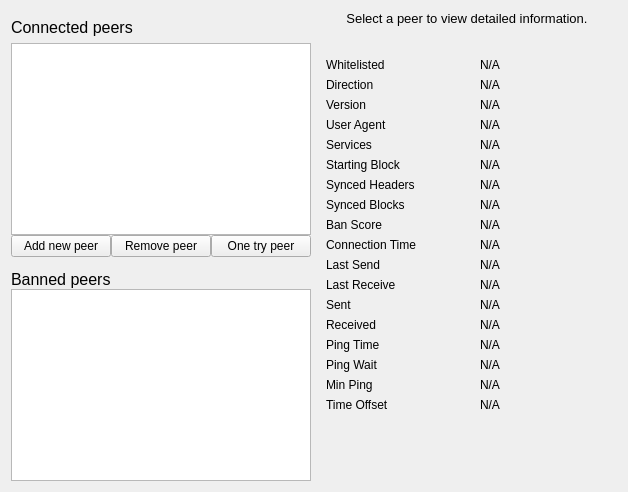
          <widget class="QWidget" name="tab_peers">
            <attribute name="title">
              <string>&amp;Peers</string>
            </attribute>
            <layout class="QGridLayout" name="gridLayout_2">
              <item row="0" column="0" rowspan="2">
                <layout class="QVBoxLayout" name="verticalLayout_101">
                  <property name="spacing">
                    <number>0</number>
                  </property>
                  <item>
                    <widget class="QLabel" name="peerlistHeading">
                      <property name="minimumSize">
                        <size>
                          <width>300</width>
                          <height>32</height>
                        </size>
                      </property>
                      <property name="maximumSize">
                        <size>
                          <width>16777215</width>
                          <height>32</height>
                        </size>
                      </property>
                      <property name="font">
                        <font>
                          <pointsize>12</pointsize>
                        </font>
                      </property>
                      <property name="cursor">
                        <cursorShape>IBeamCursor</cursorShape>
                      </property>
                      <property name="text">
                        <string>Connected peers</string>
                      </property>
                    </widget>
                  </item>
                  <item>
                    <widget class="QTableView" name="peerWidget">
                      <property name="horizontalScrollBarPolicy">
                        <enum>Qt::ScrollBarAsNeeded</enum>
                      </property>
                      <property name="tabKeyNavigation">
                        <bool>false</bool>
                      </property>
                      <property name="sortingEnabled">
                        <bool>true</bool>
                      </property>
                      <attribute name="horizontalHeaderHighlightSections">
                        <bool>false</bool>
                      </attribute>
                    </widget>
                  </item>
                  <item>
                    <layout class="QHBoxLayout" name="horizontalLayout_6">
                      <property name="leftMargin">
                        <number>0</number>
                      </property>
                      <property name="topMargin">
                        <number>0</number>
                      </property>
                      <item>
                        <widget class="QPushButton" name="peerAdd">
                          <property name="cursor">
                            <cursorShape>PointingHandCursor</cursorShape>
                          </property>
                          <property name="text">
                            <string>Add new peer</string>
                          </property>
                        </widget>
                      </item>
                      <item>
                        <widget class="QPushButton" name="peerRemove">
                          <property name="cursor">
                            <cursorShape>PointingHandCursor</cursorShape>
                          </property>
                          <property name="text">
                            <string>Remove peer</string>
                          </property>
                        </widget>
                      </item>
                      <item>
                        <widget class="QPushButton" name="peerTest">
                          <property name="cursor">
                            <cursorShape>PointingHandCursor</cursorShape>
                          </property>
                          <property name="text">
                            <string>One try peer</string>
                          </property>
                        </widget>
                      </item>
                    </layout>
                  </item>
                  <item>
                    <widget class="QLabel" name="banHeading">
                      <property name="sizePolicy">
                        <sizepolicy hsizetype="Preferred" vsizetype="Minimum">
                          <horstretch>0</horstretch>
                          <verstretch>0</verstretch>
                        </sizepolicy>
                      </property>
                      <property name="minimumSize">
                        <size>
                          <width>300</width>
                          <height>32</height>
                        </size>
                      </property>
                      <property name="maximumSize">
                        <size>
                          <width>16777215</width>
                          <height>32</height>
                        </size>
                      </property>
                      <property name="font">
                        <font>
                          <pointsize>12</pointsize>
                        </font>
                      </property>
                      <property name="cursor">
                        <cursorShape>IBeamCursor</cursorShape>
                      </property>
                      <property name="text">
                        <string>Banned peers</string>
                      </property>
                      <property name="alignment">
                        <set>Qt::AlignBottom|Qt::AlignLeading|Qt::AlignLeft</set>
                      </property>
                      <property name="wordWrap">
                        <bool>true</bool>
                      </property>
                      <property name="textInteractionFlags">
                        <set>Qt::NoTextInteraction</set>
                      </property>
                    </widget>
                  </item>
                  <item>
                    <widget class="QTableView" name="banlistWidget">
                      <property name="sizePolicy">
                        <sizepolicy hsizetype="Expanding" vsizetype="Expanding">
                          <horstretch>0</horstretch>
                          <verstretch>0</verstretch>
                        </sizepolicy>
                      </property>
                      <property name="horizontalScrollBarPolicy">
                        <enum>Qt::ScrollBarAsNeeded</enum>
                      </property>
                      <property name="tabKeyNavigation">
                        <bool>false</bool>
                      </property>
                      <property name="sortingEnabled">
                        <bool>true</bool>
                      </property>
                      <attribute name="horizontalHeaderHighlightSections">
                        <bool>false</bool>
                      </attribute>
                    </widget>
                  </item>
                </layout>
              </item>
              <item row="0" column="1">
                <widget class="QLabel" name="peerHeading">
                  <property name="sizePolicy">
                    <sizepolicy hsizetype="Preferred" vsizetype="Minimum">
                      <horstretch>0</horstretch>
                      <verstretch>0</verstretch>
                    </sizepolicy>
                  </property>
                  <property name="minimumSize">
                    <size>
                      <width>300</width>
                      <height>32</height>
                    </size>
                  </property>
                  <property name="font">
                    <font>
                      <pointsize>10</pointsize>
                    </font>
                  </property>
                  <property name="cursor">
                    <cursorShape>IBeamCursor</cursorShape>
                  </property>
                  <property name="text">
                    <string>Select a peer to view detailed information.</string>
                  </property>
                  <property name="alignment">
                    <set>Qt::AlignHCenter|Qt::AlignTop</set>
                  </property>
                  <property name="wordWrap">
                    <bool>true</bool>
                  </property>
                  <property name="textInteractionFlags">
                    <set>Qt::LinksAccessibleByMouse|Qt::TextSelectableByKeyboard|Qt::TextSelectableByMouse</set>
                  </property>
                </widget>
              </item>
              <item row="1" column="1">
                <widget class="QWidget" name="detailWidget" native="true">
                  <property name="minimumSize">
                    <size>
                      <width>300</width>
                      <height>0</height>
                    </size>
                  </property>
                  <layout class="QGridLayout" name="gridLayout_3">
                    <item row="0" column="0">
                      <widget class="QLabel" name="label_30">
                        <property name="text">
                          <string>Whitelisted</string>
                        </property>
                      </widget>
                    </item>
                    <item row="0" column="2">
                      <widget class="QLabel" name="peerWhitelisted">
                        <property name="cursor">
                          <cursorShape>IBeamCursor</cursorShape>
                        </property>
                        <property name="text">
                          <string>N/A</string>
                        </property>
                        <property name="textFormat">
                          <enum>Qt::PlainText</enum>
                        </property>
                        <property name="textInteractionFlags">
                          <set>Qt::LinksAccessibleByMouse|Qt::TextSelectableByKeyboard|Qt::TextSelectableByMouse</set>
                        </property>
                      </widget>
                    </item>
                    <item row="1" column="0">
                      <widget class="QLabel" name="label_23">
                        <property name="text">
                          <string>Direction</string>
                        </property>
                      </widget>
                    </item>
                    <item row="1" column="2">
                      <widget class="QLabel" name="peerDirection">
                        <property name="cursor">
                          <cursorShape>IBeamCursor</cursorShape>
                        </property>
                        <property name="text">
                          <string>N/A</string>
                        </property>
                        <property name="textFormat">
                          <enum>Qt::PlainText</enum>
                        </property>
                        <property name="textInteractionFlags">
                          <set>Qt::LinksAccessibleByMouse|Qt::TextSelectableByKeyboard|Qt::TextSelectableByMouse</set>
                        </property>
                      </widget>
                    </item>
                    <item row="2" column="0">
                      <widget class="QLabel" name="label_21">
                        <property name="text">
                          <string>Version</string>
                        </property>
                      </widget>
                    </item>
                    <item row="2" column="2">
                      <widget class="QLabel" name="peerVersion">
                        <property name="cursor">
                          <cursorShape>IBeamCursor</cursorShape>
                        </property>
                        <property name="text">
                          <string>N/A</string>
                        </property>
                        <property name="textFormat">
                          <enum>Qt::PlainText</enum>
                        </property>
                        <property name="textInteractionFlags">
                          <set>Qt::LinksAccessibleByMouse|Qt::TextSelectableByKeyboard|Qt::TextSelectableByMouse</set>
                        </property>
                      </widget>
                    </item>
                    <item row="3" column="0">
                      <widget class="QLabel" name="label_28">
                        <property name="text">
                          <string>User Agent</string>
                        </property>
                      </widget>
                    </item>
                    <item row="3" column="2">
                      <widget class="QLabel" name="peerSubversion">
                        <property name="cursor">
                          <cursorShape>IBeamCursor</cursorShape>
                        </property>
                        <property name="text">
                          <string>N/A</string>
                        </property>
                        <property name="textFormat">
                          <enum>Qt::PlainText</enum>
                        </property>
                        <property name="textInteractionFlags">
                          <set>Qt::LinksAccessibleByMouse|Qt::TextSelectableByKeyboard|Qt::TextSelectableByMouse</set>
                        </property>
                      </widget>
                    </item>
                    <item row="4" column="0">
                      <widget class="QLabel" name="label_4">
                        <property name="text">
                          <string>Services</string>
                        </property>
                      </widget>
                    </item>
                    <item row="4" column="2">
                      <widget class="QLabel" name="peerServices">
                        <property name="cursor">
                          <cursorShape>IBeamCursor</cursorShape>
                        </property>
                        <property name="text">
                          <string>N/A</string>
                        </property>
                        <property name="textFormat">
                          <enum>Qt::PlainText</enum>
                        </property>
                        <property name="textInteractionFlags">
                          <set>Qt::LinksAccessibleByMouse|Qt::TextSelectableByKeyboard|Qt::TextSelectableByMouse</set>
                        </property>
                      </widget>
                    </item>
                    <item row="5" column="0">
                      <widget class="QLabel" name="label_29">
                        <property name="text">
                          <string>Starting Block</string>
                        </property>
                      </widget>
                    </item>
                    <item row="5" column="2">
                      <widget class="QLabel" name="peerHeight">
                        <property name="cursor">
                          <cursorShape>IBeamCursor</cursorShape>
                        </property>
                        <property name="text">
                          <string>N/A</string>
                        </property>
                        <property name="textFormat">
                          <enum>Qt::PlainText</enum>
                        </property>
                        <property name="textInteractionFlags">
                          <set>Qt::LinksAccessibleByMouse|Qt::TextSelectableByKeyboard|Qt::TextSelectableByMouse</set>
                        </property>
                      </widget>
                    </item>
                    <item row="6" column="0">
                      <widget class="QLabel" name="label_27">
                        <property name="text">
                          <string>Synced Headers</string>
                        </property>
                      </widget>
                    </item>
                    <item row="6" column="2">
                      <widget class="QLabel" name="peerSyncHeight">
                        <property name="cursor">
                          <cursorShape>IBeamCursor</cursorShape>
                        </property>
                        <property name="text">
                          <string>N/A</string>
                        </property>
                        <property name="textFormat">
                          <enum>Qt::PlainText</enum>
                        </property>
                        <property name="textInteractionFlags">
                          <set>Qt::LinksAccessibleByMouse|Qt::TextSelectableByKeyboard|Qt::TextSelectableByMouse</set>
                        </property>
                      </widget>
                    </item>
                    <item row="7" column="0">
                      <widget class="QLabel" name="label_25">
                        <property name="text">
                          <string>Synced Blocks</string>
                        </property>
                      </widget>
                    </item>
                    <item row="7" column="2">
                      <widget class="QLabel" name="peerCommonHeight">
                        <property name="cursor">
                          <cursorShape>IBeamCursor</cursorShape>
                        </property>
                        <property name="text">
                          <string>N/A</string>
                        </property>
                        <property name="textFormat">
                          <enum>Qt::PlainText</enum>
                        </property>
                        <property name="textInteractionFlags">
                          <set>Qt::LinksAccessibleByMouse|Qt::TextSelectableByKeyboard|Qt::TextSelectableByMouse</set>
                        </property>
                      </widget>
                    </item>
                    <item row="8" column="0">
                      <widget class="QLabel" name="label_24">
                        <property name="text">
                          <string>Ban Score</string>
                        </property>
                      </widget>
                    </item>
                    <item row="8" column="2">
                      <widget class="QLabel" name="peerBanScore">
                        <property name="cursor">
                          <cursorShape>IBeamCursor</cursorShape>
                        </property>
                        <property name="text">
                          <string>N/A</string>
                        </property>
                        <property name="textFormat">
                          <enum>Qt::PlainText</enum>
                        </property>
                        <property name="textInteractionFlags">
                          <set>Qt::LinksAccessibleByMouse|Qt::TextSelectableByKeyboard|Qt::TextSelectableByMouse</set>
                        </property>
                      </widget>
                    </item>
                    <item row="9" column="0">
                      <widget class="QLabel" name="label_22">
                        <property name="text">
                          <string>Connection Time</string>
                        </property>
                      </widget>
                    </item>
                    <item row="9" column="2">
                      <widget class="QLabel" name="peerConnTime">
                        <property name="cursor">
                          <cursorShape>IBeamCursor</cursorShape>
                        </property>
                        <property name="text">
                          <string>N/A</string>
                        </property>
                        <property name="textFormat">
                          <enum>Qt::PlainText</enum>
                        </property>
                        <property name="textInteractionFlags">
                          <set>Qt::LinksAccessibleByMouse|Qt::TextSelectableByKeyboard|Qt::TextSelectableByMouse</set>
                        </property>
                      </widget>
                    </item>
                    <item row="10" column="0">
                      <widget class="QLabel" name="label_15">
                        <property name="text">
                          <string>Last Send</string>
                        </property>
                      </widget>
                    </item>
                    <item row="10" column="2">
                      <widget class="QLabel" name="peerLastSend">
                        <property name="cursor">
                          <cursorShape>IBeamCursor</cursorShape>
                        </property>
                        <property name="text">
                          <string>N/A</string>
                        </property>
                        <property name="textFormat">
                          <enum>Qt::PlainText</enum>
                        </property>
                        <property name="textInteractionFlags">
                          <set>Qt::LinksAccessibleByMouse|Qt::TextSelectableByKeyboard|Qt::TextSelectableByMouse</set>
                        </property>
                      </widget>
                    </item>
                    <item row="11" column="0">
                      <widget class="QLabel" name="label_19">
                        <property name="text">
                          <string>Last Receive</string>
                        </property>
                      </widget>
                    </item>
                    <item row="11" column="2">
                      <widget class="QLabel" name="peerLastRecv">
                        <property name="cursor">
                          <cursorShape>IBeamCursor</cursorShape>
                        </property>
                        <property name="text">
                          <string>N/A</string>
                        </property>
                        <property name="textFormat">
                          <enum>Qt::PlainText</enum>
                        </property>
                        <property name="textInteractionFlags">
                          <set>Qt::LinksAccessibleByMouse|Qt::TextSelectableByKeyboard|Qt::TextSelectableByMouse</set>
                        </property>
                      </widget>
                    </item>
                    <item row="12" column="0">
                      <widget class="QLabel" name="label_18">
                        <property name="text">
                          <string>Sent</string>
                        </property>
                      </widget>
                    </item>
                    <item row="12" column="2">
                      <widget class="QLabel" name="peerBytesSent">
                        <property name="cursor">
                          <cursorShape>IBeamCursor</cursorShape>
                        </property>
                        <property name="text">
                          <string>N/A</string>
                        </property>
                        <property name="textFormat">
                          <enum>Qt::PlainText</enum>
                        </property>
                        <property name="textInteractionFlags">
                          <set>Qt::LinksAccessibleByMouse|Qt::TextSelectableByKeyboard|Qt::TextSelectableByMouse</set>
                        </property>
                      </widget>
                    </item>
                    <item row="13" column="0">
                      <widget class="QLabel" name="label_20">
                        <property name="text">
                          <string>Received</string>
                        </property>
                      </widget>
                    </item>
                    <item row="13" column="2">
                      <widget class="QLabel" name="peerBytesRecv">
                        <property name="cursor">
                          <cursorShape>IBeamCursor</cursorShape>
                        </property>
                        <property name="text">
                          <string>N/A</string>
                        </property>
                        <property name="textFormat">
                          <enum>Qt::PlainText</enum>
                        </property>
                        <property name="textInteractionFlags">
                          <set>Qt::LinksAccessibleByMouse|Qt::TextSelectableByKeyboard|Qt::TextSelectableByMouse</set>
                        </property>
                      </widget>
                    </item>
                    <item row="14" column="0">
                      <widget class="QLabel" name="label_26">
                        <property name="text">
                          <string>Ping Time</string>
                        </property>
                      </widget>
                    </item>
                    <item row="14" column="2">
                      <widget class="QLabel" name="peerPingTime">
                        <property name="cursor">
                          <cursorShape>IBeamCursor</cursorShape>
                        </property>
                        <property name="text">
                          <string>N/A</string>
                        </property>
                        <property name="textFormat">
                          <enum>Qt::PlainText</enum>
                        </property>
                        <property name="textInteractionFlags">
                          <set>Qt::LinksAccessibleByMouse|Qt::TextSelectableByKeyboard|Qt::TextSelectableByMouse</set>
                        </property>
                      </widget>
                    </item>
                    <item row="15" column="0">
                      <widget class="QLabel" name="peerPingWaitLabel">
                        <property name="toolTip">
                          <string>The duration of a currently outstanding ping.</string>
                        </property>
                        <property name="text">
                          <string>Ping Wait</string>
                        </property>
                      </widget>
                    </item>
                    <item row="15" column="2">
                      <widget class="QLabel" name="peerPingWait">
                        <property name="cursor">
                          <cursorShape>IBeamCursor</cursorShape>
                        </property>
                        <property name="text">
                          <string>N/A</string>
                        </property>
                        <property name="textFormat">
                          <enum>Qt::PlainText</enum>
                        </property>
                        <property name="textInteractionFlags">
                          <set>Qt::LinksAccessibleByMouse|Qt::TextSelectableByKeyboard|Qt::TextSelectableByMouse</set>
                        </property>
                      </widget>
                    </item>
                    <item row="16" column="0">
                      <widget class="QLabel" name="peerMinPingLabel">
                        <property name="text">
                          <string>Min Ping</string>
                        </property>
                      </widget>
                    </item>
                    <item row="16" column="2">
                      <widget class="QLabel" name="peerMinPing">
                        <property name="cursor">
                          <cursorShape>IBeamCursor</cursorShape>
                        </property>
                        <property name="text">
                          <string>N/A</string>
                        </property>
                        <property name="textFormat">
                          <enum>Qt::PlainText</enum>
                        </property>
                        <property name="textInteractionFlags">
                          <set>Qt::LinksAccessibleByMouse|Qt::TextSelectableByKeyboard|Qt::TextSelectableByMouse</set>
                        </property>
                      </widget>
                    </item>
                    <item row="17" column="0">
                      <widget class="QLabel" name="label_timeoffset">
                        <property name="text">
                          <string>Time Offset</string>
                        </property>
                      </widget>
                    </item>
                    <item row="17" column="2">
                      <widget class="QLabel" name="timeoffset">
                        <property name="cursor">
                          <cursorShape>IBeamCursor</cursorShape>
                        </property>
                        <property name="text">
                          <string>N/A</string>
                        </property>
                        <property name="textFormat">
                          <enum>Qt::PlainText</enum>
                        </property>
                        <property name="textInteractionFlags">
                          <set>Qt::LinksAccessibleByMouse|Qt::TextSelectableByKeyboard|Qt::TextSelectableByMouse</set>
                        </property>
                      </widget>
                    </item>
                    <item row="18" column="1">
                      <spacer name="verticalSpacer_3">
                        <property name="orientation">
                          <enum>Qt::Vertical</enum>
                        </property>
                        <property name="sizeHint" stdset="0">
                          <size>
                            <width>20</width>
                            <height>40</height>
                          </size>
                        </property>
                      </spacer>
                    </item>
                  </layout>
                </widget>
              </item>
            </layout>
          </widget>
